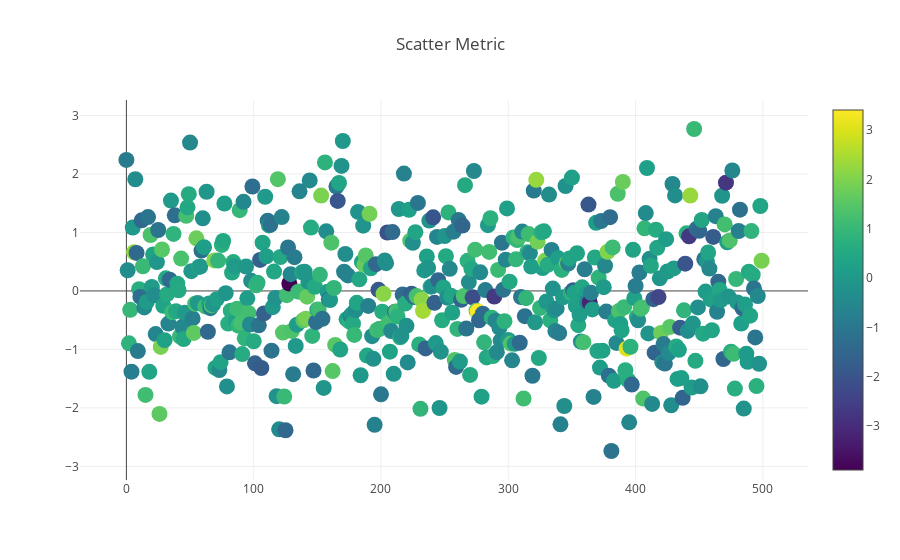

The notebook cell this image was saved under:
### Markdown cell above
## Metric 1

### Code cell
# Create random data with numpy
import numpy as np

trace1 = go.Scatter(
    y = np.random.randn(500),
    mode='markers',
    marker=dict(
        size=16,
        color = np.random.randn(500), #set color equal to a variable
        colorscale='Viridis',
        showscale=True
    )
)
data = [trace1]

# Plot and embed in ipython notebook!
plotly.offline.iplot({
    "data": data,
    "layout": go.Layout(title="Scatter Metric")
},
    image='png',
    filename='scatterplot',
)

### Figure 1 — Plotly figure (JSON) as saved in the notebook; plotly's stock layout.template omitted (floating-point values rounded to 4 significant figures; data arrays with more than 128 entries replaced by an {"elided": "..."} marker saying what was removed)
{"data": [{"marker": {"color": {"elided": "500 float values"}, "colorscale": "Viridis", "showscale": true, "size": 16}, "mode": "markers", "type": "scatter", "uid": "ab15b1dc-eee2-4eec-b663-b0d1826bbf85", "y": {"elided": "500 float values"}}], "layout": {"title": {"text": "Scatter Metric"}}}
